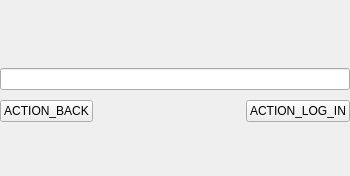
<?xml version="1.0" encoding="UTF-8"?>
<ui version="4.0">
 <class>LoginPasswordInputWidget</class>
 <widget class="QWidget" name="LoginPasswordInputWidget">
  <property name="geometry">
   <rect>
    <x>0</x>
    <y>0</y>
    <width>350</width>
    <height>176</height>
   </rect>
  </property>
  <property name="windowTitle">
   <string>Form</string>
  </property>
  <property name="styleSheet">
   <string notr="true">#label_instructions {
	color: #333333;
}

#button_login, #button_back {
	text-transform: uppercase;
}</string>
  </property>
  <layout class="QVBoxLayout" name="verticalLayout">
   <property name="spacing">
    <number>10</number>
   </property>
   <property name="leftMargin">
    <number>0</number>
   </property>
   <property name="topMargin">
    <number>0</number>
   </property>
   <property name="rightMargin">
    <number>0</number>
   </property>
   <property name="bottomMargin">
    <number>10</number>
   </property>
   <item>
    <spacer name="verticalSpacer_2">
     <property name="orientation">
      <enum>Qt::Vertical</enum>
     </property>
     <property name="sizeHint" stdset="0">
      <size>
       <width>20</width>
       <height>40</height>
      </size>
     </property>
    </spacer>
   </item>
   <item>
    <widget class="QLabel" name="label_instructions">
     <property name="text">
      <string/>
     </property>
     <property name="wordWrap">
      <bool>true</bool>
     </property>
    </widget>
   </item>
   <item>
    <widget class="QLineEdit" name="line_edit_password">
     <property name="echoMode">
      <enum>QLineEdit::Password</enum>
     </property>
    </widget>
   </item>
   <item>
    <layout class="QHBoxLayout" name="horizontalLayout">
     <property name="spacing">
      <number>10</number>
     </property>
     <item>
      <widget class="QPushButton" name="button_back">
       <property name="text">
        <string>ACTION_BACK</string>
       </property>
      </widget>
     </item>
     <item>
      <spacer name="horizontalSpacer">
       <property name="orientation">
        <enum>Qt::Horizontal</enum>
       </property>
       <property name="sizeHint" stdset="0">
        <size>
         <width>40</width>
         <height>20</height>
        </size>
       </property>
      </spacer>
     </item>
     <item>
      <widget class="QPushButton" name="button_login">
       <property name="text">
        <string>ACTION_LOG_IN</string>
       </property>
      </widget>
     </item>
    </layout>
   </item>
   <item>
    <spacer name="verticalSpacer">
     <property name="orientation">
      <enum>Qt::Vertical</enum>
     </property>
     <property name="sizeHint" stdset="0">
      <size>
       <width>20</width>
       <height>40</height>
      </size>
     </property>
    </spacer>
   </item>
  </layout>
 </widget>
 <resources/>
 <connections/>
</ui>
